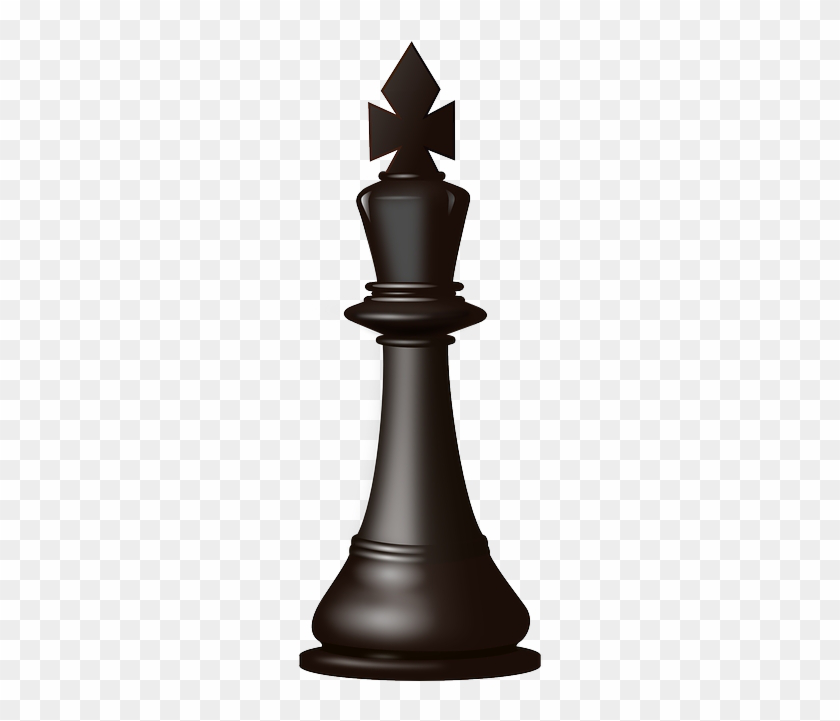
#> input picture dataset/King/1.png, 840 x 721 px
$ python NFT_Project.py
#> lines starting #> are read from the running program, lines starting #| are printed output that depends on the picture
import numpy as np
import cv2
import os
import random

# Function to compute HOG features
def compute_hog_features(image):
    win_size = (50, 50)
    block_size = (10, 10)
    block_stride = (5, 5)
    cell_size = (5, 5)
    nbins = 9
    hog = cv2.HOGDescriptor(win_size, block_size, block_stride, cell_size, nbins)
    return hog.compute(image).flatten()

# Activation function and its derivative
def sigmoid(x):
    x = np.clip(x, -500, 500)
    return 1 / (1 + np.exp(-x))

def sigmoid_derivative(x):
    return x * (1 - x)

# Initialize weights
def initialize_weights(input_size, hidden_size, output_size):
    w1 = np.random.randn(input_size, hidden_size)
    w2 = np.random.randn(hidden_size, output_size)
    return w1, w2

# Read and preprocess images
folders = ['King', 'Queen', 'Rook', 'Bishop', 'Knight', 'Pawn']
dataset = []
labels = []

for i, folder in enumerate(folders):
    folder_path = f'./dataset/{folder}'
    for filename in os.listdir(folder_path):
        img = cv2.imread(os.path.join(folder_path, filename), cv2.IMREAD_GRAYSCALE)
#> img: shape (721, 840); min 1, max 255, mean 223.2
        if img is not None:
            resized_img = cv2.resize(img, (50, 50))
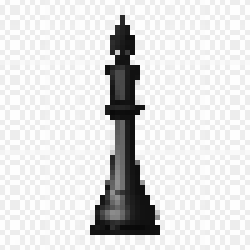
#> resized_img: shape (50, 50) (shown 5 times larger); min 9, max 254, mean 223.2
            hog_features = compute_hog_features(resized_img)
#> hog_features = 2916 values, max 0.564 at index 1597, min 0 at index 3, mean 0.126
#> (the run stopped early here; a loop or call above may not have finished)
